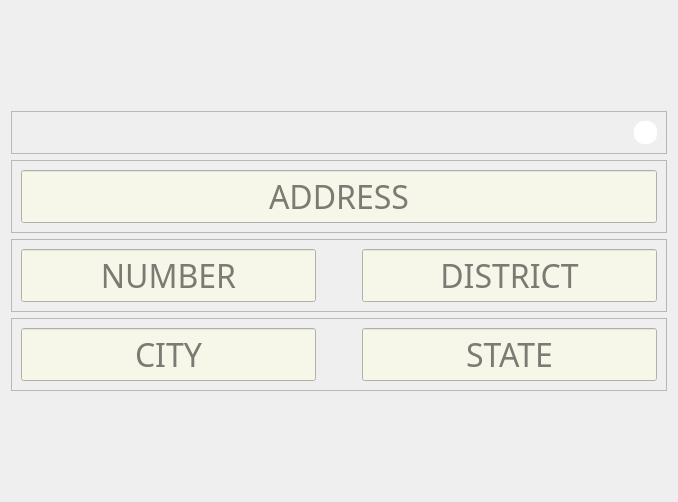
             <widget class="QWidget" name="rmcu_add">
              <layout class="QVBoxLayout" name="verticalLayout_14">
               <item>
                <spacer name="verticalSpacer_9">
                 <property name="orientation">
                  <enum>Qt::Vertical</enum>
                 </property>
                 <property name="sizeType">
                  <enum>QSizePolicy::Maximum</enum>
                 </property>
                 <property name="sizeHint" stdset="0">
                  <size>
                   <width>20</width>
                   <height>100</height>
                  </size>
                 </property>
                </spacer>
               </item>
               <item>
                <widget class="QFrame" name="rmcu_w2">
                 <property name="frameShape">
                  <enum>QFrame::StyledPanel</enum>
                 </property>
                 <property name="frameShadow">
                  <enum>QFrame::Raised</enum>
                 </property>
                 <layout class="QHBoxLayout" name="horizontalLayout_53">
                  <item>
                   <spacer name="horizontalSpacer_50">
                    <property name="orientation">
                     <enum>Qt::Horizontal</enum>
                    </property>
                    <property name="sizeHint" stdset="0">
                     <size>
                      <width>558</width>
                      <height>20</height>
                     </size>
                    </property>
                   </spacer>
                  </item>
                  <item>
                   <widget class="QFrame" name="rmcu_w2_f">
                    <property name="sizePolicy">
                     <sizepolicy hsizetype="Maximum" vsizetype="Maximum">
                      <horstretch>0</horstretch>
                      <verstretch>0</verstretch>
                     </sizepolicy>
                    </property>
                    <property name="minimumSize">
                     <size>
                      <width>23</width>
                      <height>23</height>
                     </size>
                    </property>
                    <property name="styleSheet">
                     <string notr="true">border-image: url(:/img/Interface_files/qestion.png) 0 0 0 0 sketch sketch;
background-color: rgb(255, 255, 255);
border-radius: 10px;</string>
                    </property>
                    <property name="frameShape">
                     <enum>QFrame::StyledPanel</enum>
                    </property>
                    <property name="frameShadow">
                     <enum>QFrame::Raised</enum>
                    </property>
                   </widget>
                  </item>
                 </layout>
                </widget>
               </item>
               <item>
                <widget class="QFrame" name="rmcu_add_f1">
                 <property name="frameShape">
                  <enum>QFrame::StyledPanel</enum>
                 </property>
                 <property name="frameShadow">
                  <enum>QFrame::Raised</enum>
                 </property>
                 <layout class="QHBoxLayout" name="horizontalLayout_30">
                  <item>
                   <widget class="QLineEdit" name="rmcu_add_f1_add">
                    <property name="font">
                     <font>
                      <family>Voga </family>
                      <pointsize>24</pointsize>
                      <italic>false</italic>
                      <bold>false</bold>
                     </font>
                    </property>
                    <property name="styleSheet">
                     <string notr="true">QLineEdit:focus, QLineEdit:hover
{
	
	background-color: rgb(255, 219, 187);
}
QLineEdit
{
	
	font: 24pt &quot;Voga &quot;;
	background-color: rgb(246, 246, 233);
}</string>
                    </property>
                    <property name="inputMask">
                     <string/>
                    </property>
                    <property name="text">
                     <string/>
                    </property>
                    <property name="alignment">
                     <set>Qt::AlignCenter</set>
                    </property>
                    <property name="placeholderText">
                     <string>ADDRESS</string>
                    </property>
                   </widget>
                  </item>
                 </layout>
                </widget>
               </item>
               <item>
                <widget class="QFrame" name="rmcu_add_f2">
                 <property name="frameShape">
                  <enum>QFrame::StyledPanel</enum>
                 </property>
                 <property name="frameShadow">
                  <enum>QFrame::Raised</enum>
                 </property>
                 <layout class="QHBoxLayout" name="horizontalLayout_31">
                  <item>
                   <widget class="QLineEdit" name="rmcu_add_f2_num">
                    <property name="sizePolicy">
                     <sizepolicy hsizetype="Minimum" vsizetype="Fixed">
                      <horstretch>0</horstretch>
                      <verstretch>0</verstretch>
                     </sizepolicy>
                    </property>
                    <property name="minimumSize">
                     <size>
                      <width>200</width>
                      <height>0</height>
                     </size>
                    </property>
                    <property name="font">
                     <font>
                      <family>Voga </family>
                      <pointsize>24</pointsize>
                      <italic>false</italic>
                      <bold>false</bold>
                     </font>
                    </property>
                    <property name="styleSheet">
                     <string notr="true">QLineEdit:focus, QLineEdit:hover
{
	
	background-color: rgb(255, 219, 187);
}
QLineEdit
{
	font: 24pt &quot;Voga &quot;;
	background-color: rgb(246, 246, 233);
}</string>
                    </property>
                    <property name="inputMask">
                     <string/>
                    </property>
                    <property name="text">
                     <string/>
                    </property>
                    <property name="alignment">
                     <set>Qt::AlignCenter</set>
                    </property>
                    <property name="placeholderText">
                     <string>NUMBER</string>
                    </property>
                   </widget>
                  </item>
                  <item>
                   <spacer name="horizontalSpacer_12">
                    <property name="orientation">
                     <enum>Qt::Horizontal</enum>
                    </property>
                    <property name="sizeType">
                     <enum>QSizePolicy::Minimum</enum>
                    </property>
                    <property name="sizeHint" stdset="0">
                     <size>
                      <width>40</width>
                      <height>20</height>
                     </size>
                    </property>
                   </spacer>
                  </item>
                  <item>
                   <widget class="QLineEdit" name="rmcu_add_f2_dist">
                    <property name="sizePolicy">
                     <sizepolicy hsizetype="Minimum" vsizetype="Fixed">
                      <horstretch>0</horstretch>
                      <verstretch>0</verstretch>
                     </sizepolicy>
                    </property>
                    <property name="minimumSize">
                     <size>
                      <width>200</width>
                      <height>0</height>
                     </size>
                    </property>
                    <property name="font">
                     <font>
                      <family>Voga </family>
                      <pointsize>24</pointsize>
                      <italic>false</italic>
                      <bold>false</bold>
                     </font>
                    </property>
                    <property name="styleSheet">
                     <string notr="true">QLineEdit:focus, QLineEdit:hover
{
	
	background-color: rgb(255, 219, 187);
}
QLineEdit
{
	font: 24pt &quot;Voga &quot;;
	background-color: rgb(246, 246, 233);
}</string>
                    </property>
                    <property name="inputMask">
                     <string/>
                    </property>
                    <property name="text">
                     <string/>
                    </property>
                    <property name="alignment">
                     <set>Qt::AlignCenter</set>
                    </property>
                    <property name="placeholderText">
                     <string>DISTRICT</string>
                    </property>
                    <property name="cursorMoveStyle">
                     <enum>Qt::LogicalMoveStyle</enum>
                    </property>
                   </widget>
                  </item>
                 </layout>
                </widget>
               </item>
               <item>
                <widget class="QFrame" name="rmcu_add_f3">
                 <property name="frameShape">
                  <enum>QFrame::StyledPanel</enum>
                 </property>
                 <property name="frameShadow">
                  <enum>QFrame::Raised</enum>
                 </property>
                 <layout class="QHBoxLayout" name="horizontalLayout_32">
                  <item>
                   <widget class="QLineEdit" name="rmcu_add_f3_cty">
                    <property name="sizePolicy">
                     <sizepolicy hsizetype="Minimum" vsizetype="Fixed">
                      <horstretch>0</horstretch>
                      <verstretch>0</verstretch>
                     </sizepolicy>
                    </property>
                    <property name="minimumSize">
                     <size>
                      <width>200</width>
                      <height>0</height>
                     </size>
                    </property>
                    <property name="font">
                     <font>
                      <family>Voga </family>
                      <pointsize>24</pointsize>
                      <italic>false</italic>
                      <bold>false</bold>
                     </font>
                    </property>
                    <property name="styleSheet">
                     <string notr="true">QLineEdit:focus, QLineEdit:hover
{
	
	background-color: rgb(255, 219, 187);
}
QLineEdit
{
	font: 24pt &quot;Voga &quot;;
	background-color: rgb(246, 246, 233);
}</string>
                    </property>
                    <property name="inputMask">
                     <string/>
                    </property>
                    <property name="text">
                     <string/>
                    </property>
                    <property name="alignment">
                     <set>Qt::AlignCenter</set>
                    </property>
                    <property name="placeholderText">
                     <string>CITY</string>
                    </property>
                   </widget>
                  </item>
                  <item>
                   <spacer name="horizontalSpacer_13">
                    <property name="orientation">
                     <enum>Qt::Horizontal</enum>
                    </property>
                    <property name="sizeType">
                     <enum>QSizePolicy::Minimum</enum>
                    </property>
                    <property name="sizeHint" stdset="0">
                     <size>
                      <width>40</width>
                      <height>20</height>
                     </size>
                    </property>
                   </spacer>
                  </item>
                  <item>
                   <widget class="QLineEdit" name="rmcu_add_f3_stte">
                    <property name="sizePolicy">
                     <sizepolicy hsizetype="Minimum" vsizetype="Fixed">
                      <horstretch>0</horstretch>
                      <verstretch>0</verstretch>
                     </sizepolicy>
                    </property>
                    <property name="minimumSize">
                     <size>
                      <width>200</width>
                      <height>0</height>
                     </size>
                    </property>
                    <property name="font">
                     <font>
                      <family>Voga </family>
                      <pointsize>24</pointsize>
                      <italic>false</italic>
                      <bold>false</bold>
                     </font>
                    </property>
                    <property name="styleSheet">
                     <string notr="true">QLineEdit:focus, QLineEdit:hover
{
	
	background-color: rgb(255, 219, 187);
}
QLineEdit
{
	font: 24pt &quot;Voga &quot;;
	background-color: rgb(246, 246, 233);
}</string>
                    </property>
                    <property name="inputMask">
                     <string/>
                    </property>
                    <property name="text">
                     <string/>
                    </property>
                    <property name="alignment">
                     <set>Qt::AlignCenter</set>
                    </property>
                    <property name="placeholderText">
                     <string>STATE</string>
                    </property>
                   </widget>
                  </item>
                 </layout>
                </widget>
               </item>
               <item>
                <spacer name="verticalSpacer_10">
                 <property name="orientation">
                  <enum>Qt::Vertical</enum>
                 </property>
                 <property name="sizeType">
                  <enum>QSizePolicy::Maximum</enum>
                 </property>
                 <property name="sizeHint" stdset="0">
                  <size>
                   <width>20</width>
                   <height>100</height>
                  </size>
                 </property>
                </spacer>
               </item>
              </layout>
             </widget>
